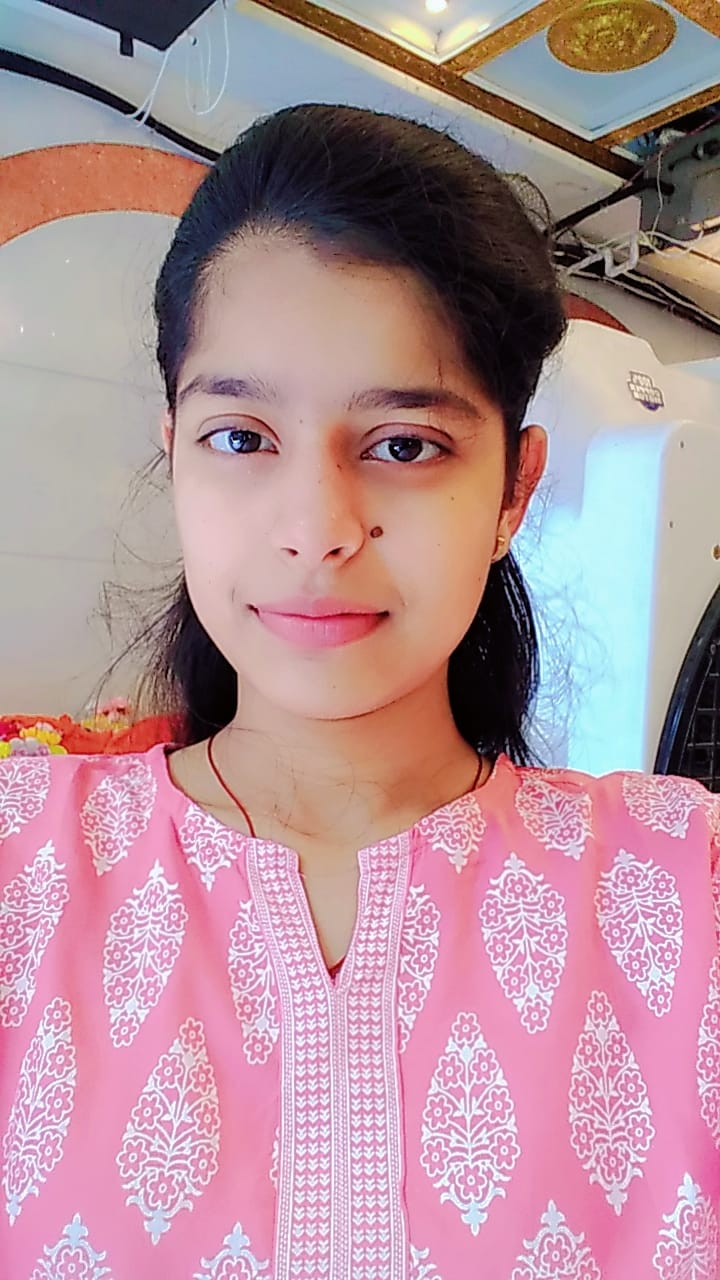
#> input picture cms/faces/1_shubhi.jpg, 720 x 1280 px; its folder holds only this picture in this run
$ python train_faces.py
#> lines starting #> are read from the running program, lines starting #| are printed output that depends on the picture
import cv2
import os
import numpy as np

recognizer = cv2.face.LBPHFaceRecognizer_create()
face_cascade = cv2.CascadeClassifier(
    cv2.data.haarcascades + "haarcascade_frontalface_default.xml"
)

faces = []
labels = []

for file in os.listdir("faces"):
    if file.endswith(".jpg"):
        path = os.path.join("faces", file)
        img = cv2.imread(path, cv2.IMREAD_GRAYSCALE)
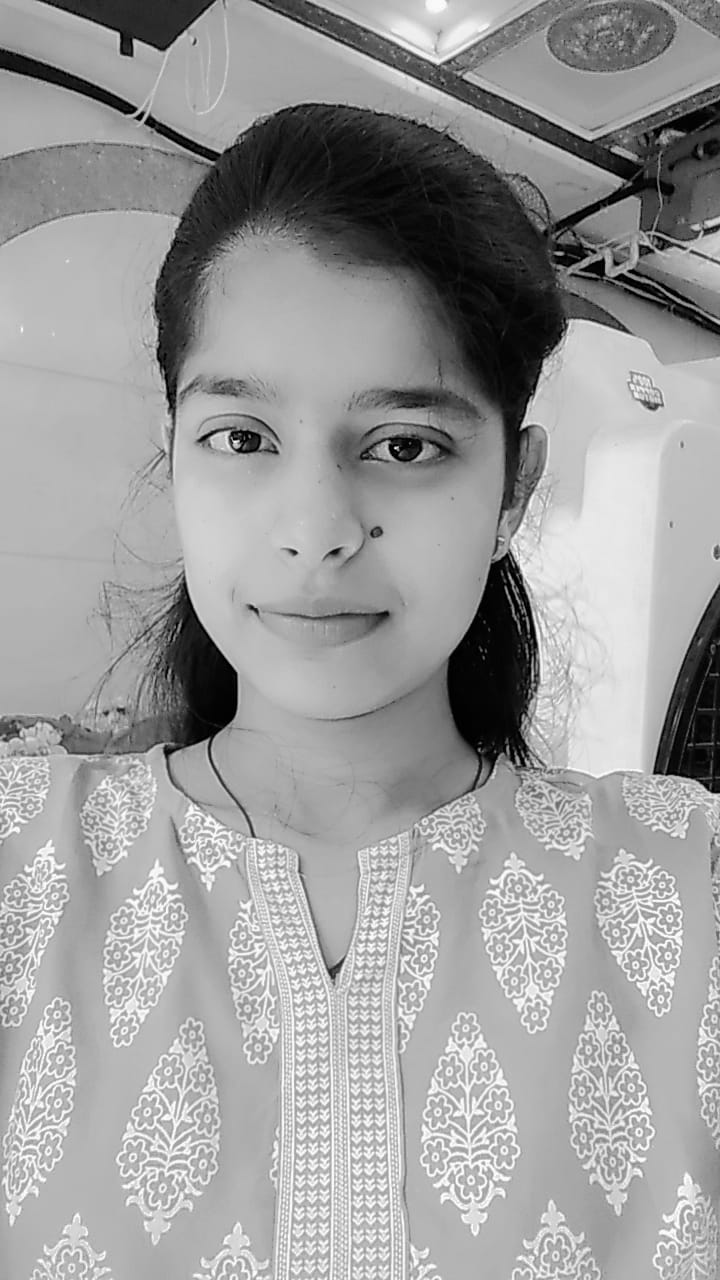
#> img: shape (1280, 720); min 0, max 255, mean 156.1
        label = int(file.split("_")[0])

        detected_faces = face_cascade.detectMultiScale(img)
#> detected_faces = [[3, 1028, 84, 84], [549, 1012, 110, 110], [110, 281, 424, 424]]
        for (x, y, w, h) in detected_faces:
            faces.append(img[y:y+h, x:x+w])
            labels.append(label)
#> this loop made 3 passes
#> after the loop, faces = 3 items; labels = [1, 1, 1]

recognizer.train(faces, np.array(labels))
recognizer.save("face_trainer.yml")

print("Face training completed")
